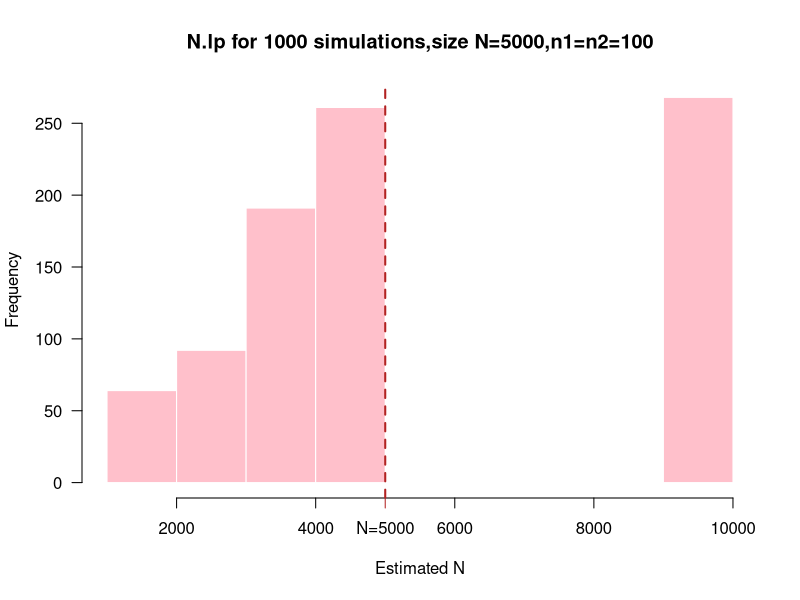
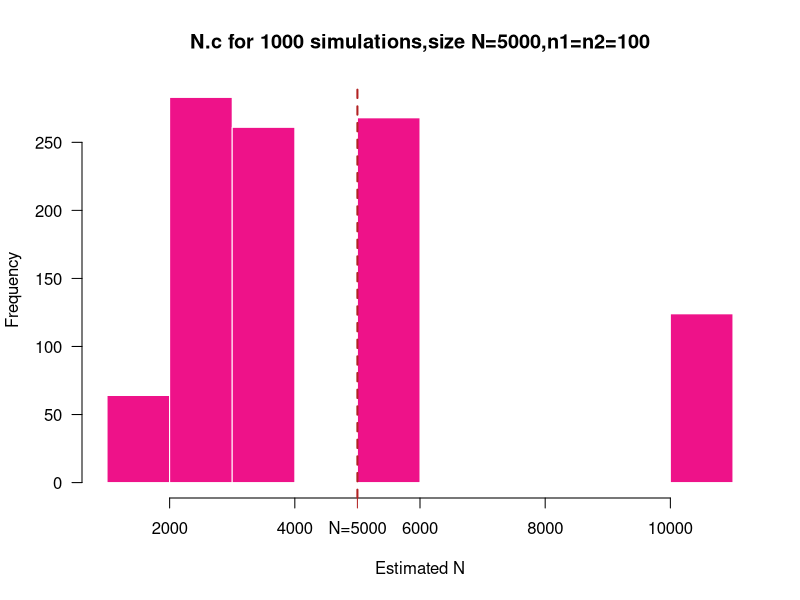
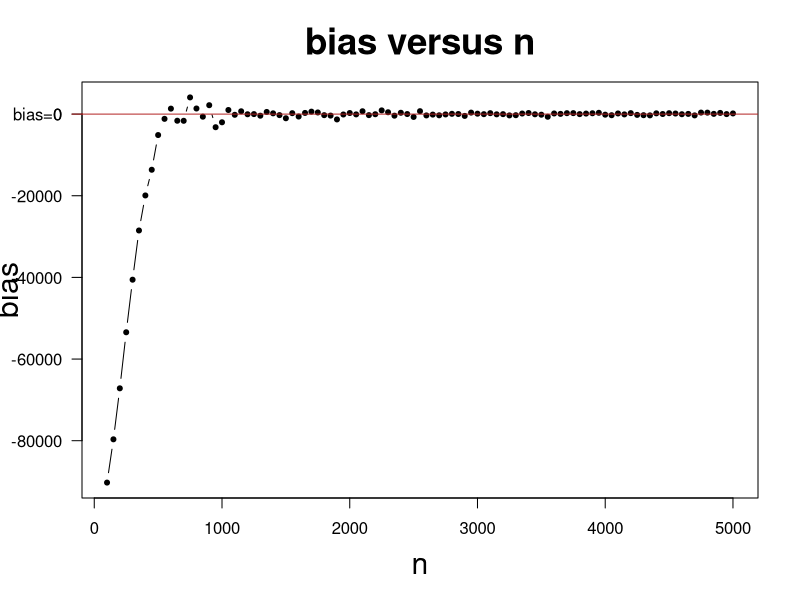
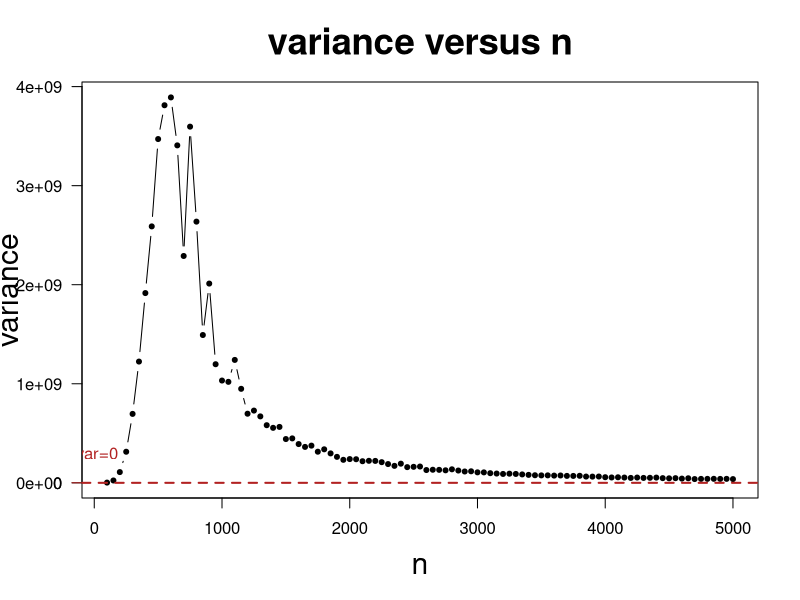
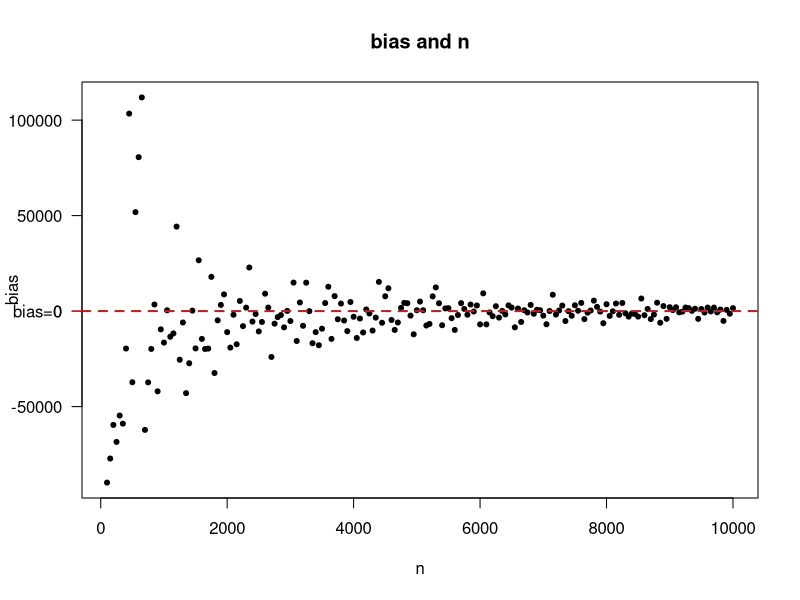

R code for these plots, in order:
#HW3:Codes
#SDGB 7844: Statistical Methods and Computation I
#Minxia Ji

####################
#    Question 1    #
####################

#ramdomly capture 100 in the pool to get n1 and n2
n1 <- sample(1:5000,size=100,replace = FALSE)
n2 <- sample(1:5000,size=100,replace = FALSE)
#find out these in n2 also in n1
m2 <- n2[is.element(n2,n1)]
#calculate the length of m2
length(m2)
#calculate N.lp
N.lp <- (100*100)/2

####################
#    Question 2    #
####################
# set default value for N, n1, n2 and number of simulation runs
capture <- function(n.sides=5000,n1=100,n2=100,n.sim=1000){
# set m2
    m2 <- rep(0,n.sim)
  for(i in 1:n.sim){
   x <- sample(1:n.sides,size=n1,replace = FALSE)
   y <- sample(1:n.sides,size=n2,replace = FALSE)
   m2[i] <- length(y[is.element(y,x)])
 }
  result <- data.frame("m2"=m2,
                       "N.lp"=(n1*n2)/m2)
  
  return(list("result"=result,"N"=n.sides))
}
a <- capture(5000,100,100,1000)
hist(a$result$N.lp,las=TRUE,
     xlab = "Estimated N",main= "N.lp for 1000 simulations,size N=5000,n1=n2=100",
     border = "white",col = "pink")
abline(v=5000, col="firebrick", lty=2, lwd=2)
axis(side=1, at=5000, label="N=5000", col="firebrick", las=TRUE)
#dev.off

####################
#    Question 3    #
####################
#percent of the estimated population values in question 2 were in???nite
length(a$result$N.lp[a$result$N.lp=="Inf"])/1000

####################
#    Question 4    #
####################
#save reslults to M2
M2 <- a$result$m2
N.c <- ((100+1)^2)/(M2+1) - 1
hist(N.c,las=TRUE,
     main = "N.c for 1000 simulations,size N=5000,n1=n2=100",
     xlab = "Estimated N",border = "white", col = "deeppink2")
#indicate N
abline(v=5000, col="firebrick", lty=2, lwd=2)
axis(side=1, at=5000, label="N=5000", col="firebrick", las=TRUE)

####################
#    Question 5    #
####################

# initialize number of sumilation runs and population size
n.sim <- 1000
N <- 5000
# calculate the bias of the Lincoln-Peterson and Chapman estimators
# by mean
bias.Nc <- sum(N.c)/n.sim - N
bias.Nlp <- sum(N.lp)/n.sim -N

####################
#    Question 6    #
####################
#see solutions

####################
#    Question 7    #
####################
#constructs a function
largest.est <- function(N,n.sim,n){
  #initialize m2,N.c,bias and variance
  m2 <- rep(0,n.sim*length(n))
  N.c <- rep(0,n.sim*length(n))
  bias <- rep(0,length(n))
  variance <- rep(0,length(n))
  count <- 0
  #first for loop to loop the different different sample size
  for (i in 1:length(n)) {
    #second for loop to simulate n.sim times inside the loop for each sample size
    for (j in 1:n.sim) {
      count <- count+1
      x <- sample(1:N, size = n[i], replace = FALSE)
      y <- sample(1:N, size = n[i], replace = FALSE)
      m2[count] <- length(y[is.element(y,x)])
      N.c[count] <- (n[i]+1)*(n[i]+1)/(m2[count]+1)-1
    }
    bias[i] <- sum(N.c[(1+(i-1)*n.sim):(i*n.sim)])/n.sim-N
    variance[i] <- var(N.c[(1+(i-1)*n.sim):(i*n.sim)])
  }#end for
  #save data to the data.result
  data.result <- data.frame("n"=n, 
                            "bias of the Chapman estimator"=bias, 
                            "variance of the Chapman estimator"=variance)
  return(list("result"=data.result,"N"=N))
}
#set default to bias
bias <-largest.est(N=100000,n.sim = 1000,n=seq(from=100,to=5000,by=50))

#plot of bias versus n
plot(x = bias$result$n,
     y = bias$result$bias.of.the.Chapman.estimator,
     las = TRUE, main = "bias versus n", xlab = "n", ylab = "bias",
     pch = 20, type = "b",cex.main=2.2, cex.lab=1.8)
abline(h=0, col="firebrick", lty=1, lwd=1)
axis(side=2, at=0, label="bias=0", col="firebrick", las=TRUE)
#plost of variance versus n
plot(x = bias$result$n,
     y = bias$result$variance.of.the.Chapman.estimator,
     las = TRUE, main = "variance versus n", xlab = "n", ylab = "variance",
     pch = 20, type = "b",cex.main=2.2, cex.lab=1.8)
abline(h=0, col="firebrick", lty=2, lwd=2)
axis(side=2, at=0, col="firebrick", las=TRUE)
text(21.73636,297041071, labels="var=0",col = "firebrick")

save.image("HW3.RData")

####################
#    Question 8    #
####################
#increase sample size.Uses the function in Q7
result <- largest.est(N=100000,n.sim = 1,n=seq(from=100,to=10000,by=50))
#plot the bias and n 
plot(x = result$result$n, 
     y = result$result$bias.of.the.Chapman.estimator,
     las = TRUE, main = "bias and n", xlab = "n", ylab = "bias",
     pch = 20, type = "p")
abline(h=0, col="firebrick", lty=2, lwd=2)
axis(side=2, at=0, label="bias=0", col="red", las=TRUE)

####################
#    Question 9    #
####################
#see solutions